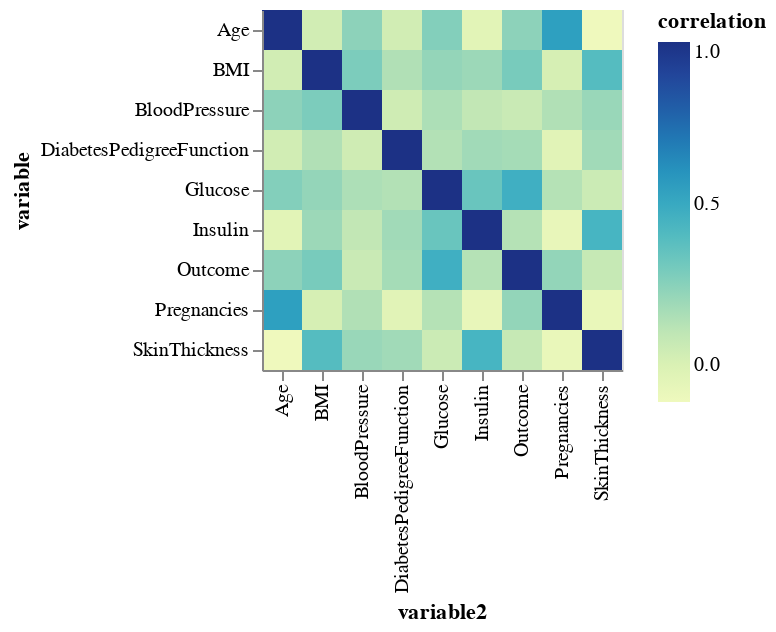

Notebook source saved alongside this figure:
### Code cell
cor_data = df.corr("pearson").stack().reset_index().rename(columns={0: 'correlation', 'level_0': 'variable', 'level_1': 'variable2'})


base = alt.Chart(cor_data).encode(
    x='variable2:O',
    y='variable:O'    
)

text = base.mark_text().encode(
    text='correlation_label',
    color=alt.condition(
        alt.datum.correlation > 0.5, 
        alt.value('white'),
        alt.value('black')
    )
)

cor_plot = base.mark_rect().encode(
    color='correlation:Q'
)

cor_plot

### Figure 1 — Vega-Lite specification as saved in the notebook (floating-point values rounded to 4 significant figures)
{"config": {"view": {"continuousWidth": 400, "continuousHeight": 300}}, "data": {"name": "data-eb0c1ed3e9e8c4a7df551e625cf93bfb"}, "mark": "rect", "encoding": {"color": {"field": "correlation", "type": "quantitative"}, "x": {"field": "variable2", "type": "ordinal"}, "y": {"field": "variable", "type": "ordinal"}}, "$schema": "https://vega.github.io/schema/vega-lite/v4.17.0.json", "datasets": {"data-eb0c1ed3e9e8c4a7df551e625cf93bfb": [{"variable": "Pregnancies", "variable2": "Pregnancies", "correlation": 1.0}, {"variable": "Pregnancies", "variable2": "Glucose", "correlation": 0.1295}, {"variable": "Pregnancies", "variable2": "BloodPressure", "correlation": 0.1413}, {"variable": "Pregnancies", "variable2": "SkinThickness", "correlation": -0.08167}, {"variable": "Pregnancies", "variable2": "Insulin", "correlation": -0.07353}, {"variable": "Pregnancies", "variable2": "BMI", "correlation": 0.01768}, {"variable": "Pregnancies", "variable2": "DiabetesPedigreeFunction", "correlation": -0.03352}, {"variable": "Pregnancies", "variable2": "Age", "correlation": 0.5443}, {"variable": "Pregnancies", "variable2": "Outcome", "correlation": 0.2219}, {"variable": "Glucose", "variable2": "Pregnancies", "correlation": 0.1295}, {"variable": "Glucose", "variable2": "Glucose", "correlation": 1.0}, {"variable": "Glucose", "variable2": "BloodPressure", "correlation": 0.1526}, {"variable": "Glucose", "variable2": "SkinThickness", "correlation": 0.05733}, {"variable": "Glucose", "variable2": "Insulin", "correlation": 0.3314}, {"variable": "Glucose", "variable2": "BMI", "correlation": 0.2211}, {"variable": "Glucose", "variable2": "DiabetesPedigreeFunction", "correlation": 0.1373}, {"variable": "Glucose", "variable2": "Age", "correlation": 0.2635}, {"variable": "Glucose", "variable2": "Outcome", "correlation": 0.4666}, {"variable": "BloodPressure", "variable2": "Pregnancies", "correlation": 0.1413}, {"variable": "BloodPressure", "variable2": "Glucose", "correlation": 0.1526}, {"variable": "BloodPressure", "variable2": "BloodPressure", "correlation": 1.0}, {"variable": "BloodPressure", "variable2": "SkinThickness", "correlation": 0.2074}, {"variable": "BloodPressure", "variable2": "Insulin", "correlation": 0.08893}, {"variable": "BloodPressure", "variable2": "BMI", "correlation": 0.2818}, {"variable": "BloodPressure", "variable2": "DiabetesPedigreeFunction", "correlation": 0.04126}, {"variable": "BloodPressure", "variable2": "Age", "correlation": 0.2395}, {"variable": "BloodPressure", "variable2": "Outcome", "correlation": 0.06507}, {"variable": "SkinThickness", "variable2": "Pregnancies", "correlation": -0.08167}, {"variable": "SkinThickness", "variable2": "Glucose", "correlation": 0.05733}, {"variable": "SkinThickness", "variable2": "BloodPressure", "correlation": 0.2074}, {"variable": "SkinThickness", "variable2": "SkinThickness", "correlation": 1.0}, {"variable": "SkinThickness", "variable2": "Insulin", "correlation": 0.4368}, {"variable": "SkinThickness", "variable2": "BMI", "correlation": 0.3926}, {"variable": "SkinThickness", "variable2": "DiabetesPedigreeFunction", "correlation": 0.1839}, {"variable": "SkinThickness", "variable2": "Age", "correlation": -0.114}, {"variable": "SkinThickness", "variable2": "Outcome", "correlation": 0.07475}, {"variable": "Insulin", "variable2": "Pregnancies", "correlation": -0.07353}, {"variable": "Insulin", "variable2": "Glucose", "correlation": 0.3314}, {"variable": "Insulin", "variable2": "BloodPressure", "correlation": 0.08893}, {"variable": "Insulin", "variable2": "SkinThickness", "correlation": 0.4368}, {"variable": "Insulin", "variable2": "Insulin", "correlation": 1.0}, {"variable": "Insulin", "variable2": "BMI", "correlation": 0.1979}, {"variable": "Insulin", "variable2": "DiabetesPedigreeFunction", "correlation": 0.1851}, {"variable": "Insulin", "variable2": "Age", "correlation": -0.04216}, {"variable": "Insulin", "variable2": "Outcome", "correlation": 0.1305}, {"variable": "BMI", "variable2": "Pregnancies", "correlation": 0.01768}, {"variable": "BMI", "variable2": "Glucose", "correlation": 0.2211}, {"variable": "BMI", "variable2": "BloodPressure", "correlation": 0.2818}, {"variable": "BMI", "variable2": "SkinThickness", "correlation": 0.3926}, {"variable": "BMI", "variable2": "Insulin", "correlation": 0.1979}, {"variable": "BMI", "variable2": "BMI", "correlation": 1.0}, {"variable": "BMI", "variable2": "DiabetesPedigreeFunction", "correlation": 0.1406}, {"variable": "BMI", "variable2": "Age", "correlation": 0.03624}, {"variable": "BMI", "variable2": "Outcome", "correlation": 0.2927}, {"variable": "DiabetesPedigreeFunction", "variable2": "Pregnancies", "correlation": -0.03352}, {"variable": "DiabetesPedigreeFunction", "variable2": "Glucose", "correlation": 0.1373}, {"variable": "DiabetesPedigreeFunction", "variable2": "BloodPressure", "correlation": 0.04126}, {"variable": "DiabetesPedigreeFunction", "variable2": "SkinThickness", "correlation": 0.1839}, {"variable": "DiabetesPedigreeFunction", "variable2": "Insulin", "correlation": 0.1851}, {"variable": "DiabetesPedigreeFunction", "variable2": "BMI", "correlation": 0.1406}, {"variable": "DiabetesPedigreeFunction", "variable2": "DiabetesPedigreeFunction", "correlation": 1.0}, {"variable": "DiabetesPedigreeFunction", "variable2": "Age", "correlation": 0.03356}, {"variable": "DiabetesPedigreeFunction", "variable2": "Outcome", "correlation": 0.1738}, {"variable": "Age", "variable2": "Pregnancies", "correlation": 0.5443}, {"variable": "Age", "variable2": "Glucose", "correlation": 0.2635}, {"variable": "Age", "variable2": "BloodPressure", "correlation": 0.2395}, {"variable": "Age", "variable2": "SkinThickness", "correlation": -0.114}, {"variable": "Age", "variable2": "Insulin", "correlation": -0.04216}, {"variable": "Age", "variable2": "BMI", "correlation": 0.03624}, {"variable": "Age", "variable2": "DiabetesPedigreeFunction", "correlation": 0.03356}, {"variable": "Age", "variable2": "Age", "correlation": 1.0}, {"variable": "Age", "variable2": "Outcome", "correlation": 0.2384}, {"variable": "Outcome", "variable2": "Pregnancies", "correlation": 0.2219}, {"variable": "Outcome", "variable2": "Glucose", "correlation": 0.4666}, {"variable": "Outcome", "variable2": "BloodPressure", "correlation": 0.06507}, {"variable": "Outcome", "variable2": "SkinThickness", "correlation": 0.07475}, {"variable": "Outcome", "variable2": "Insulin", "correlation": 0.1305}, {"variable": "Outcome", "variable2": "BMI", "correlation": 0.2927}, {"variable": "Outcome", "variable2": "DiabetesPedigreeFunction", "correlation": 0.1738}, {"variable": "Outcome", "variable2": "Age", "correlation": 0.2384}, {"variable": "Outcome", "variable2": "Outcome", "correlation": 1.0}]}}
